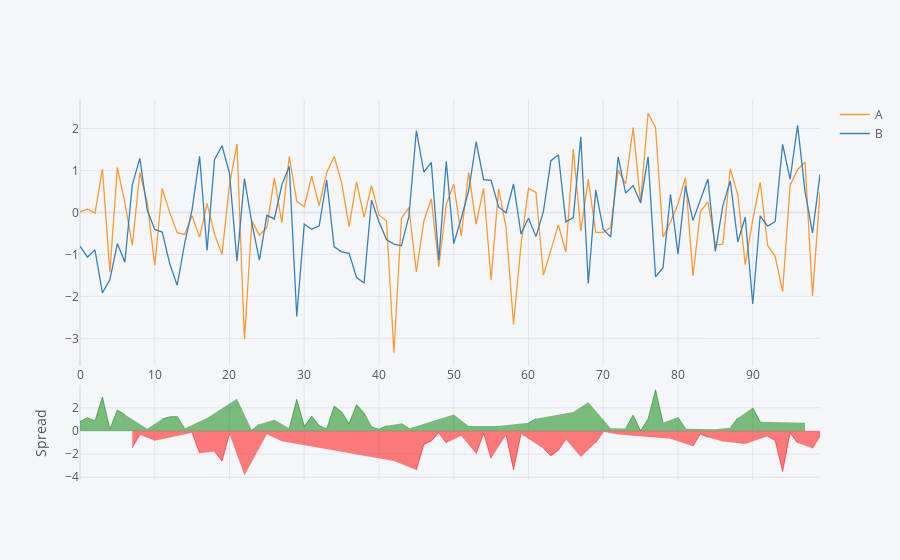

Write notebook code for a chart like this one.
### Code cell
df[['A', 'B']].iplot(kind = 'spread')
